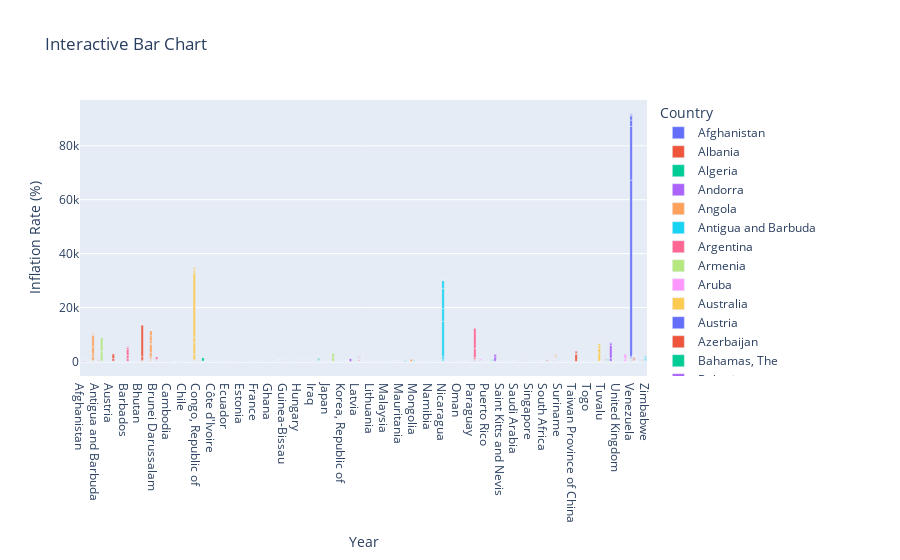

Notebook code for this chart:
### Code cell
# Create an interactive bar chart
fig = px.bar(df, x='country_name', y='inflation_rate', title='Interactive Bar Chart', color='country_name', hover_data=['inflation_rate'])

# Customize layout
fig.update_layout(
    title='Interactive Bar Chart',
    xaxis_title='Country Name',
    yaxis_title='inflation_rate',

)

fig.update_layout(
    xaxis_title='Year',
    yaxis_title='Inflation Rate (%)',
    legend_title='Country',
    template='plotly'
)

# Show the chart
fig.show()
